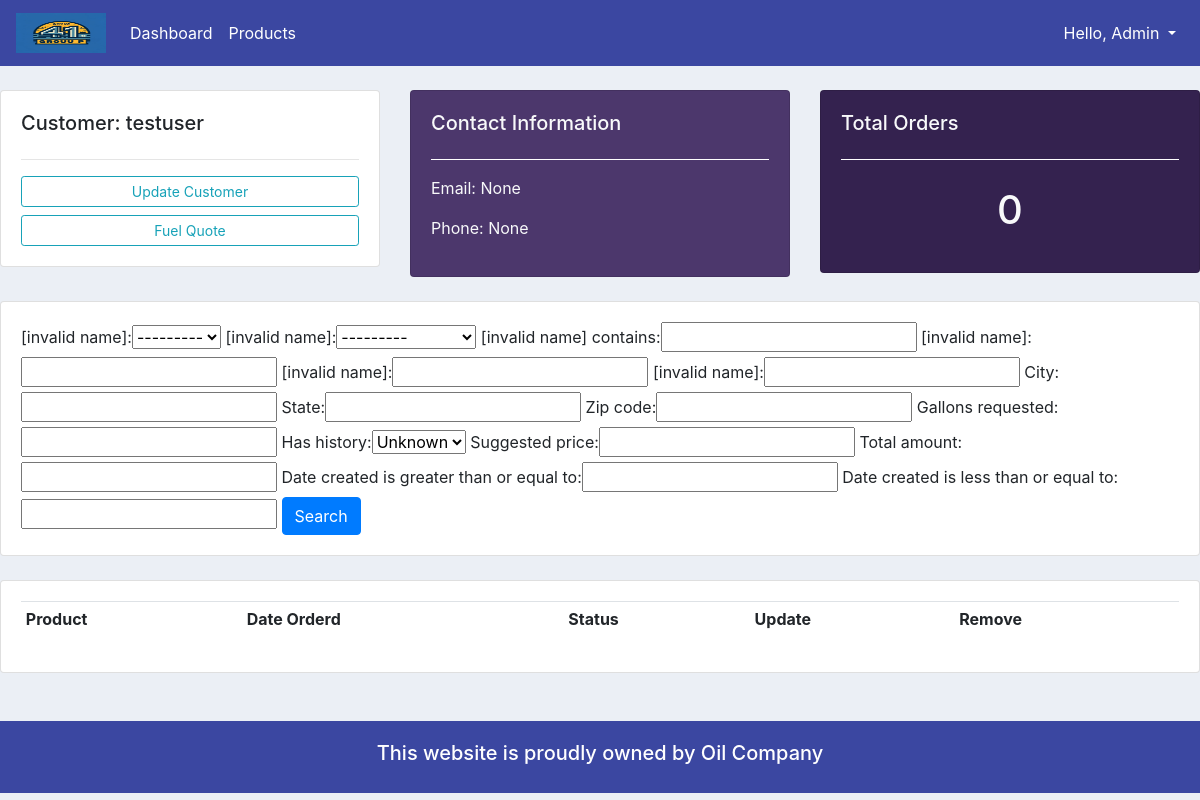
Before: /customer/9/ (signed in) with the older database file.
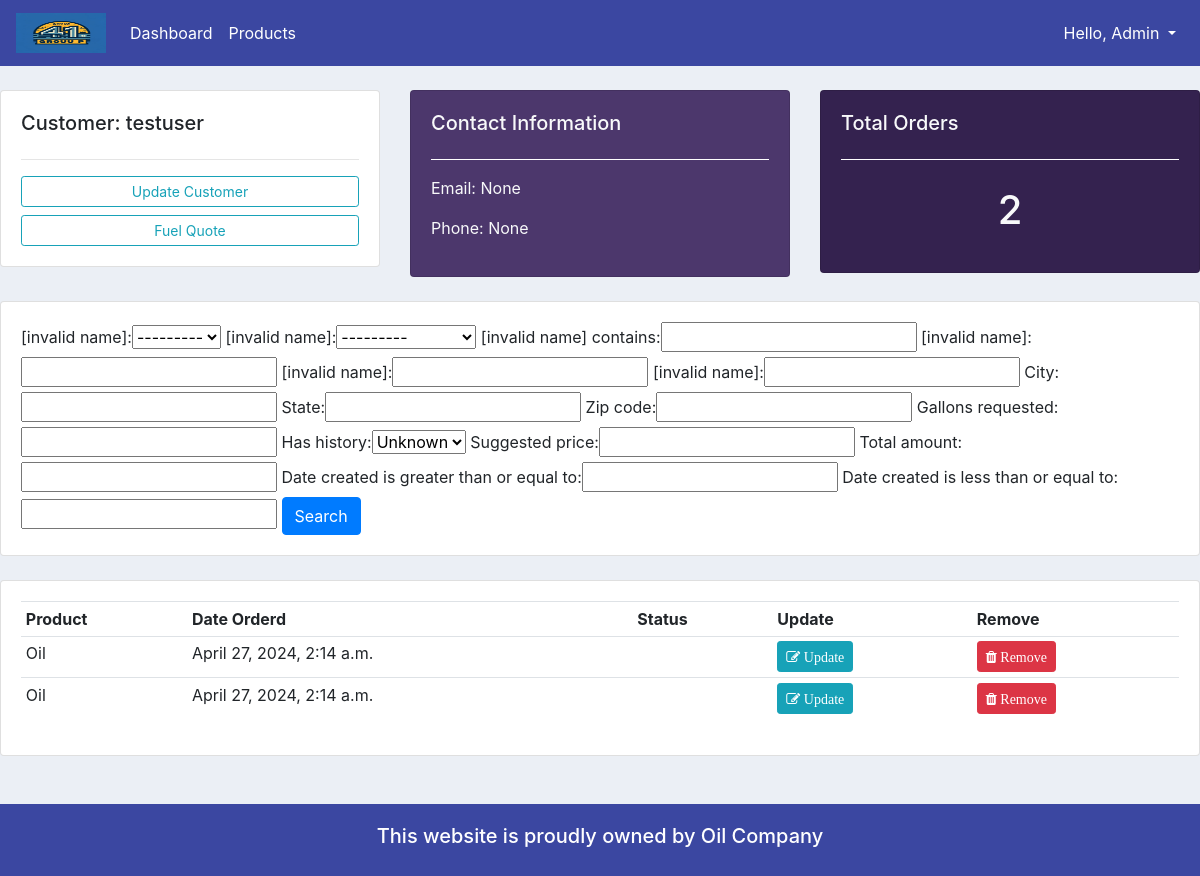
After: the same page with the newer database file.
### accounts/models.py (models this page shows, shortened)
class FuelQuote(models.Model):
    customer = models.ForeignKey(Customer, null=True, on_delete=models.SET_NULL) # one to many relationships
    gallons_requested = models.FloatField()
    state = models.CharField(max_length=100)
    has_history = models.BooleanField()
    suggested_price = models.FloatField()
    total_amount = models.FloatField()
    date_created = models.DateTimeField(auto_now_add=True)
    address = models.CharField(max_length=255, default='Unknown')  # Default value added
    city = models.CharField(max_length=100, default='Unknown')     # Default value added
    zip_code = models.CharField(max_length=20, default='00000')    # Default value added

### accounts/decorators.py (the view)
        def wrapper_func(request, *args, **kwargs):
            group = None
            if request.user.groups.exists():
                group = request.user.groups.all()[0].name # index it first one by [0]
            if group in allowed_roles:     # [] admin/staff/customer what ever it is.
                return view_func(request, *args, **kwargs)
            else:
                return HttpResponse('You are not authorized to view this page')

### accounts/models.py (called while the page is built)
    def __str__(self):
        return self.name

### accounts/views.py (called while the page is built)
@login_required(login_url='login')
@allowed_users(allowed_roles=['admin']) # we can add more like - ['admin', 'staff', etc]
def customer(request, pk):
    customer = Customer.objects.get(id=pk)
    orders = FuelQuote.objects.filter(customer=customer) # order_set means customers child order from model fields
    order_count = orders.count()
    myFilter = OrderFilter(request.GET, queryset=orders)
    orders = myFilter.qs
    context = {
        'customer':customer,
        'orders':orders,
        'order_count':order_count,
        'myFilter':myFilter
    }
    return render(request, 'accounts/customer.html', context)

### accounts/templates/accounts/customer.html
{%  extends 'accounts/main.html' %}
{% load bootstrap4 %}
{% block content %}
	<br>
<div class="row">
	<div class="col-md">
		<div class="card card-body">
			<h5>Customer: {{ customer.name }}</h5>
			<hr>
			<a class="btn btn-outline-info  btn-sm btn-block" href="">Update Customer</a>
			<a class="btn btn-outline-info  btn-sm btn-block" href="{% url 'createOrder' customer.id %}">Fuel Quote</a>
		</div>
	</div>
	<div class="col-md">
		<div class="card card-body text-light" style="background-color: #4c376c;">
			<h5>Contact Information</h5>
			<hr style="border-color: #ffffff;">
			<p>Email: {{ customer.email }}</p>
			<p>Phone: {{ customer.phone }}</p>
		</div>
	</div>
	<div class="col-md">
		<div class="card card-body text-light" style="background-color: #34224f;">
			<h5>Total Orders</h5>
			<hr style="border-color: #ffffff;">
			<h1 style="text-align: center;padding: 10px">{{ order_count }}</h1>
		</div>
	</div>
</div>
<br>
<div class="row">
	<div class="col">
		<div class="card card-body">
			<form method="get">
					{{ myFilter.form }}
		    <button class="btn btn-primary" type="submit">Search</button>
		  </form>
		</div>
	</div>
</div>
<br>
<div class="row">
	<div class="col-md">
		<div class="card card-body">
			<table class="table table-sm">
				<tr>
					<th>Product</th>
					<th>Date Orderd</th>
					<th>Status</th>
					<th>Update</th>
					<th>Remove</th>
				</tr>
				{% for order in orders %}
					<tr>
						<td>Oil</td>
						<td>{{ order.date_created }}</td>
						<td>{{ order.status }}</td>
						<td><a class="btn btn-sm btn-info" href="{% url 'updateOrder' order.id %}"><i class="fa fa-edit"> Update</i></a></td>
						<td><a class="btn btn-sm btn-danger" href="{% url 'delete_order' order.id %}"><i class="fa fa-trash"> Remove</i></a></td>
					</tr>
				{% endfor %}
			</table>
		</div>
	</div>
</div>
{% endblock %}

Changed rows visible on the page:
added FuelQuote: date_created "April 27, 2024, 2:14 a.m."
added FuelQuote: date_created "April 27, 2024, 2:14 a.m."
Other visible differences:
{{ order_count }}: "0" → "2"
